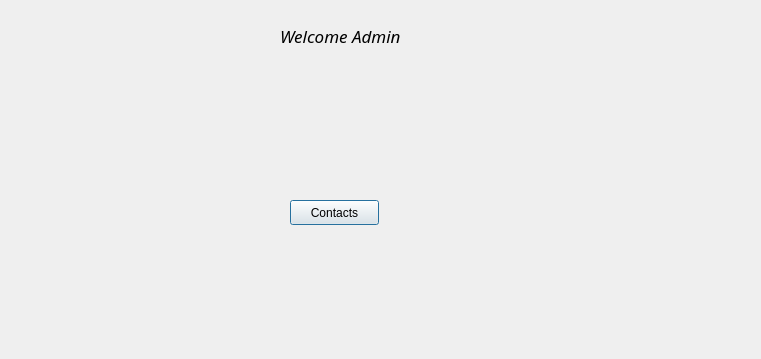
<?xml version="1.0" encoding="UTF-8"?>
<ui version="4.0">
 <class>AdminDialog</class>
 <widget class="QDialog" name="AdminDialog">
  <property name="geometry">
   <rect>
    <x>0</x>
    <y>0</y>
    <width>761</width>
    <height>359</height>
   </rect>
  </property>
  <property name="windowTitle">
   <string>Dialog</string>
  </property>
  <widget class="QLabel" name="label_padmin">
   <property name="geometry">
    <rect>
     <x>270</x>
     <y>70</y>
     <width>141</width>
     <height>101</height>
    </rect>
   </property>
   <property name="text">
    <string/>
   </property>
  </widget>
  <widget class="QLabel" name="label">
   <property name="geometry">
    <rect>
     <x>280</x>
     <y>20</y>
     <width>141</width>
     <height>31</height>
    </rect>
   </property>
   <property name="font">
    <font>
     <family>Ubuntu Condensed</family>
     <pointsize>13</pointsize>
     <italic>true</italic>
    </font>
   </property>
   <property name="text">
    <string>Welcome Admin</string>
   </property>
  </widget>
  <widget class="QPushButton" name="contacts">
   <property name="geometry">
    <rect>
     <x>290</x>
     <y>200</y>
     <width>89</width>
     <height>25</height>
    </rect>
   </property>
   <property name="text">
    <string>Contacts</string>
   </property>
  </widget>
 </widget>
 <resources/>
 <connections/>
</ui>
